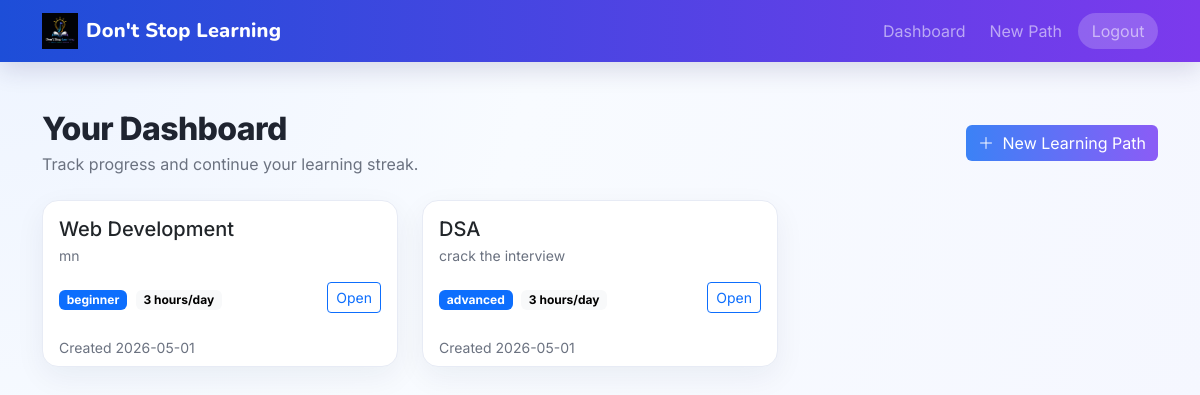
The page /dashboard (signed in) on the database as committed earlier.
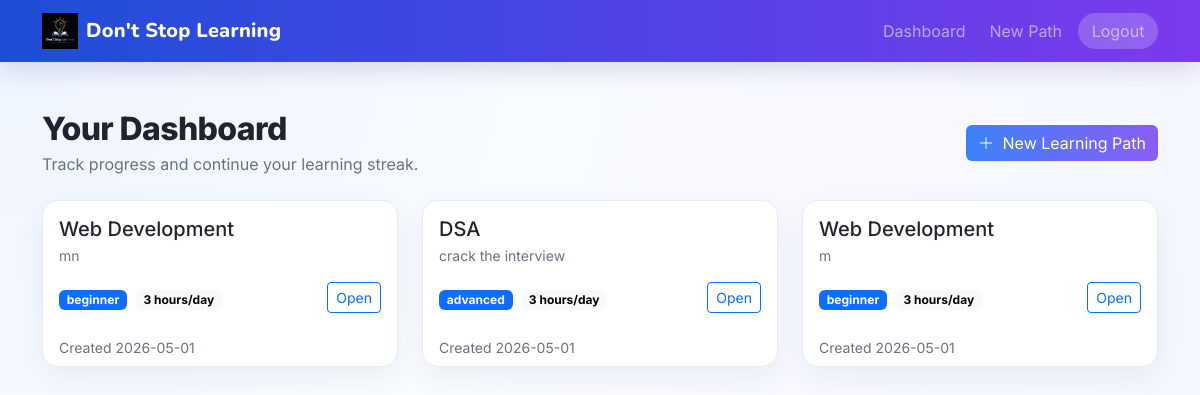
The same page on the database as committed later.
### app/models.py (models this page shows)
class Roadmap(db.Model):
    id = db.Column(db.Integer, primary_key=True)
    skill = db.Column(db.String(50), nullable=False)
    level = db.Column(db.String(20), nullable=False)      # beginner, intermediate, advanced
    goal = db.Column(db.Text, nullable=False)
    time_per_day = db.Column(db.String(20), nullable=False) # e.g. "1 hour", "2 hours"
    created_at = db.Column(db.DateTime, default=datetime.utcnow)
    user_id = db.Column(db.Integer, db.ForeignKey('user.id'), nullable=False)
    tasks = db.relationship('Task', backref='roadmap', lazy=True, order_by="Task.order")

### app/main/routes.py (the view)
@main.route('/dashboard')
@login_required
def dashboard():
    roadmaps = current_user.roadmaps
    return render_template('main/dashboard.html', roadmaps=roadmaps)

### app/models.py (called while the page is built)
@login_manager.user_loader
def load_user(user_id):
    return User.query.get(int(user_id))

### app/templates/main/dashboard.html (shortened to what this page needs)
{% extends "base.html" %}
{% block content %}
<div class="d-flex flex-wrap justify-content-between align-items-center mb-4 gap-3">
    <div>
        <h2 class="section-title mb-1">Your Dashboard</h2>
        <p class="text-muted mb-0">Track progress and continue your learning streak.</p>
    </div>
    <a href="{{ url_for('learning.onboarding') }}" class="btn btn-primary"><i class="bi bi-plus-lg me-1"></i> New Learning Path</a>
</div>
{% if roadmaps %}
<div class="row g-4">
    {% for roadmap in roadmaps %}
    <div class="col-md-6 col-lg-4">
        <div class="card h-100">
            <div class="card-body">
                <h5 class="card-title mb-1">{{ roadmap.skill }}</h5>
                <p class="text-muted small mb-3">{{ roadmap.goal }}</p>
                <div class="d-flex justify-content-between align-items-center">
                    <div>
                        <span class="badge bg-primary">{{ roadmap.level }}</span>
                        <span class="badge text-bg-light ms-1">{{ roadmap.time_per_day }}/day</span>
                    </div>
                    <a href="{{ url_for('learning.view_roadmap', roadmap_id=roadmap.id) }}" class="btn btn-outline-primary btn-sm">Open</a>
                </div>
            </div>
            <div class="card-footer bg-transparent border-0 small text-muted">Created {{ roadmap.created_at.strftime('%Y-%m-%d') }}</div>
        </div>
    </div>
    {% endfor %}
</div>
{% endif %}
{% endblock %}

### app/templates/base.html (shortened to what this page needs)
<!DOCTYPE html>
<html lang="en">
<head>
    <link href="https://cdn.jsdelivr.net/npm/bootstrap@5.3.0/dist/css/bootstrap.min.css" rel="stylesheet">
    <link href="https://cdn.jsdelivr.net/npm/bootstrap-icons@1.10.5/font/bootstrap-icons.css" rel="stylesheet">
    <link rel="stylesheet" href="{{ url_for('static', filename='css/style.css') }}">
</head>
<body>
    <nav class="navbar navbar-expand-lg navbar-dark app-navbar sticky-top">
        <div class="container">
            <a class="navbar-brand d-flex align-items-center" href="{{ url_for('main.index') }}">
                <picture>
                    <source srcset="{{ url_for('static', filename='img/image.png') }}" type="image/png">
                    <img src="{{ url_for('static', filename='img/logo.svg') }}" alt="Don't Stop Learning"
                        class="brand-logo me-2">
                </picture>
                <span class="brand-text">Don't Stop Learning</span>
            </a>
            <div class="collapse navbar-collapse" id="navbarNav">
                <ul class="navbar-nav ms-auto align-items-lg-center gap-lg-2">
                    {% if current_user.is_authenticated %}
                    <li class="nav-item"><a class="nav-link" href="{{ url_for('main.dashboard') }}">Dashboard</a></li>
                    <li class="nav-item"><a class="nav-link" href="{{ url_for('learning.onboarding') }}">New Path</a>
                    </li>
                    <li class="nav-item"><a class="nav-link nav-pill" href="{{ url_for('auth.logout') }}">Logout</a>
                    </li>
                    {% else %}
                    <li class="nav-item"><a class="nav-link" href="{{ url_for('auth.login') }}">Login</a></li>
                    <li class="nav-item"><a class="nav-link nav-pill" href="{{ url_for('auth.register') }}">Register</a>
                    </li>
                    {% endif %}
                </ul>
            </div>
        </div>
    </nav>
    <main class="container py-4 py-lg-5">
        {% block content %}{% endblock %}
    </main>
</body>
</html>

### app/static/css/style.css (style rules this page uses)
:root { --bg: #f5f7ff; --surface: #ffffff; --text: #1f2430; --muted: #6b7280; --brand-1: #3b82f6; --brand-2: #8b5cf6; --ok: #10b981; --ring: rgba(59, 130, 246, 0.2); }
body { font-family: "Inter", system-ui, -apple-system, "Segoe UI", Roboto, Arial; background: radial-gradient( circle at 0% 0%, #eef4ff 0, #f8fbff 42%, var(--bg) 100% ); color: var(--text); }
.app-navbar { background: linear-gradient(90deg, #1d4ed8 0%, #7c3aed 100%); box-shadow: 0 8px 24px rgba(43, 34, 94, 0.15); }
.brand-logo { width: 36px; height: 36px; object-fit: contain; }
.brand-text { font-family: "Nunito", "Inter", sans-serif; font-weight: 800; letter-spacing: 0.2px; }
.nav-pill { background: rgba(255, 255, 255, 0.2); border-radius: 999px; padding: 0.35rem 0.85rem !important; }
.card { background: var(--surface); border: 1px solid #e7ebf5; border-radius: 16px; box-shadow: 0 10px 30px rgba(21, 35, 70, 0.06); }
.btn-primary { border: none; background-image: linear-gradient(90deg, var(--brand-1), var(--brand-2)); }
.section-title { font-weight: 800; letter-spacing: -0.02em; }
.text-muted { color: var(--muted) !important; }

Rows that differ between the two databases and show on the page:
added Roadmap: skill "Web Development", goal "m", level "beginner", time_per_day "3 hours", created_at "2026-05-01"
